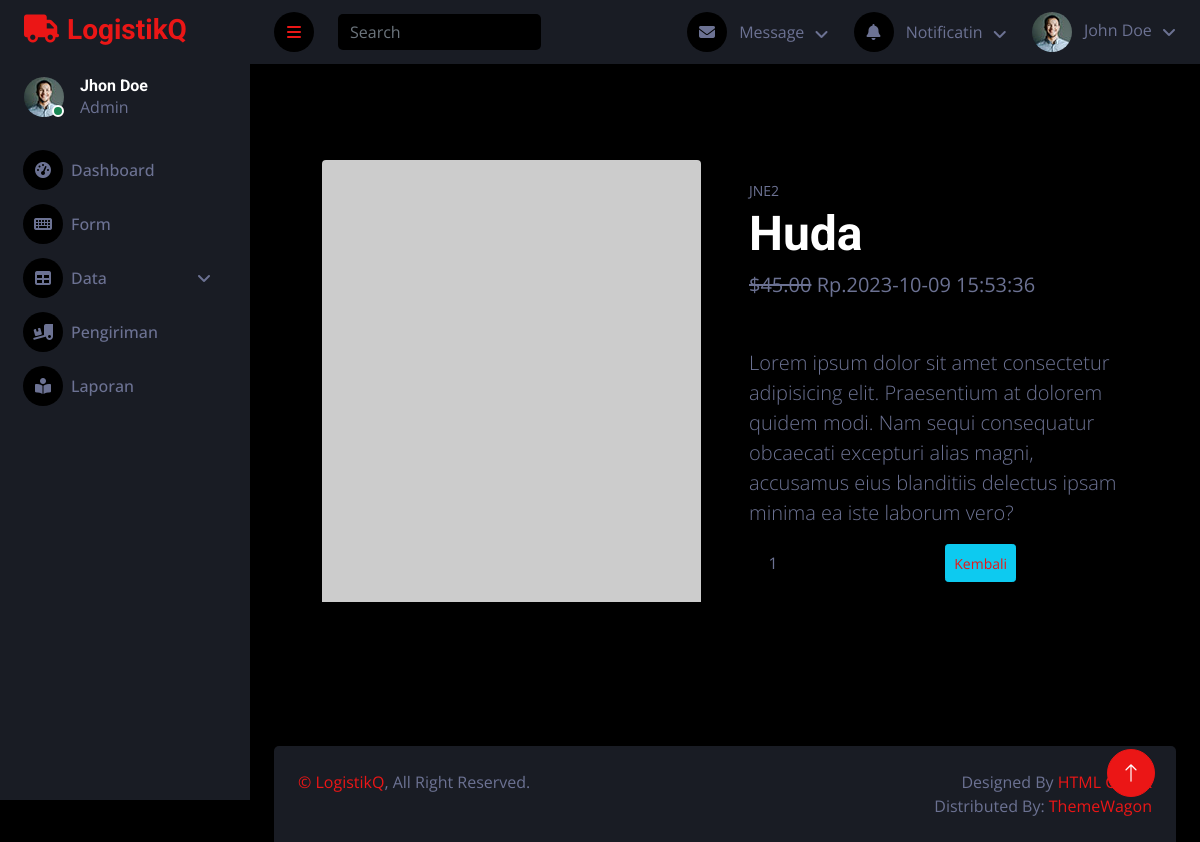
Screenshot of /LogistikQ/index.php?url=Pages/detail_penerima/penerimaan&id=2 with the database file from the repository.
### tables this page shows
CREATE TABLE `detail_penerimaan` (
  `id` int(11) NOT NULL,
  `kode` varchar(45) NOT NULL,
  `pengiriman_id` int(11) NOT NULL,
  `nama_penerima` varchar(45) NOT NULL,
  `waktu_penerima` datetime NOT NULL
);

### LogistikQ/models/detail_penerima.php (called while the page is built, shortened)
<?php
class detail_penerimaan
{
    private $koneksi;
    public function __construct()
    {
        global $dbh;
        $this->koneksi = $dbh;
    }
    public function getdetail_penerimaan($id)
    {
        $sql = "SELECT * FROM detail_penerimaan WHERE id=?";
        $ps = $this->koneksi->prepare($sql);
        $ps->execute([$id]);
        $rs = $ps->fetch();
        return $rs;
    }
}

### LogistikQ/Pages/detail_penerima/penerimaan.php (the view, shortened to what this page needs)
<?php
$id = $_REQUEST['id'];
$model = new detail_penerimaan();
$produk = $model->getdetail_penerimaan($id);
?>
<section class="py-5">
            <div class="container px-4 px-lg-5 my-5">
                <div class="row gx-4 gx-lg-5 align-items-center">
                    <div class="col-md-6"><img class="card-img-top mb-5 mb-md-0" src="https://dummyimage.com/600x700/dee2e6/6c757d.jpg" alt="..." /></div>
                    <div class="col-md-6">
                        <div class="small mb-1"><?= $produk['kode']?></div>
                        <h1 class="display-5 fw-bolder"><?= $produk['nama_penerima']?></h1>
                        <div class="fs-5 mb-5">
                            <span class="text-decoration-line-through">$45.00</span>
                            <span>Rp.<?= $produk['waktu_penerima']?></span>
                        </div>
                        <p class="lead">Lorem ipsum dolor sit amet consectetur adipisicing elit. Praesentium at dolorem quidem modi. Nam sequi consequatur obcaecati excepturi alias magni, accusamus eius blanditiis delectus ipsam minima ea iste laborum vero?</p>
                        <div class="d-flex">
                            <input class="form-control text-center me-3" id="inputQuantity" type="num" value="1" style="max-width: 3rem" />
                            <button class="btn btn-outline-dark flex-shrink-0" type="button">
                                <i class="bi-cart-fill me-1"></i>
                                </button>
                            <button type="button" class="btn btn-sm btn-info"><a href="index.php?url=dtdetail_penerima">Kembali</button>
                        </div>
                    </div>
                </div>
            </div>
        </section>

### LogistikQ/css/style.css (style rules this page uses)
:root { --primary: #EB1616; --secondary: #191C24; --light: #6C7293; --dark: #000000; }
.btn { transition: .5s; }

### rows the page displays
detail_penerimaan: kode "JNE2", nama_penerima "Huda", waktu_penerima "2023-10-09 15:53:36"
